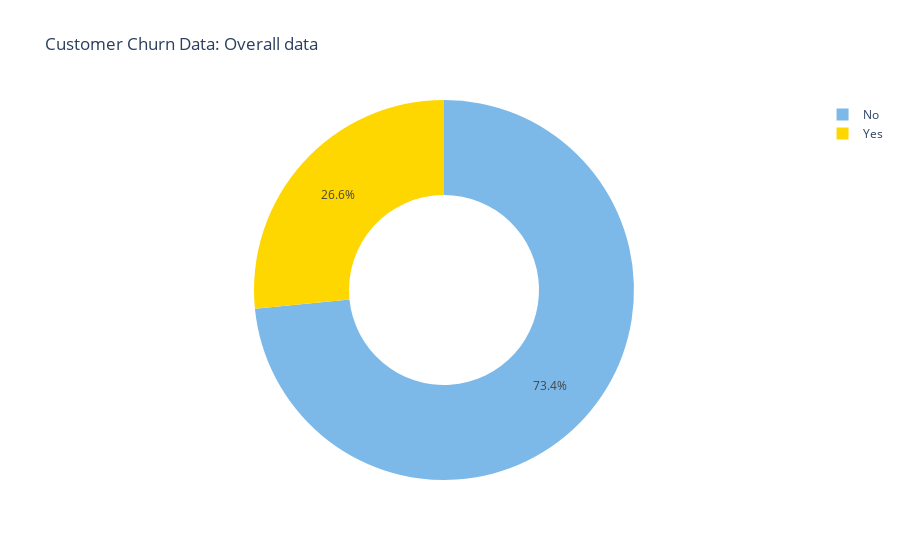

The code cell stored with this chart in its notebook:
### Markdown cell above
~16% of the users are senior citizens.

### Code cell
labels = churn['Churn'].value_counts().keys().tolist()
vals = churn['Churn'].value_counts().values.tolist()

fig = go.Figure(data = go.Pie(labels = labels, values = vals))
fig.update_traces(hoverinfo = 'label+value', marker = dict(colors = ['rgb(124,185,232)', 'gold']), hole = .5)
fig.update(layout_title_text = 'Customer Churn Data: Overall data', layout_showlegend = True)
fig.show()

### Figure 1 — Plotly figure (JSON) as saved in the notebook; plotly's stock layout.template omitted (floating-point values rounded to 4 significant figures)
{"data": [{"hole": 0.5, "hoverinfo": "label+value", "labels": ["No", "Yes"], "marker": {"colors": ["rgb(124,185,232)", "gold"]}, "type": "pie", "values": [5163, 1869]}], "layout": {"showlegend": true, "title": {"text": "Customer Churn Data: Overall data"}}}
